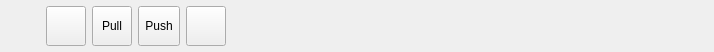
<?xml version="1.0" encoding="UTF-8"?>
<ui version="4.0">
 <class>Form</class>
 <widget class="QWidget" name="Form">
  <property name="geometry">
   <rect>
    <x>0</x>
    <y>0</y>
    <width>714</width>
    <height>52</height>
   </rect>
  </property>
  <property name="minimumSize">
   <size>
    <width>0</width>
    <height>52</height>
   </size>
  </property>
  <property name="windowTitle">
   <string>Form</string>
  </property>
  <layout class="QHBoxLayout" name="horizontalLayout">
   <property name="leftMargin">
    <number>6</number>
   </property>
   <property name="topMargin">
    <number>6</number>
   </property>
   <property name="rightMargin">
    <number>6</number>
   </property>
   <property name="bottomMargin">
    <number>6</number>
   </property>
   <item>
    <spacer name="horizontalSpacer">
     <property name="orientation">
      <enum>Qt::Horizontal</enum>
     </property>
     <property name="sizeType">
      <enum>QSizePolicy::Fixed</enum>
     </property>
     <property name="sizeHint" stdset="0">
      <size>
       <width>40</width>
       <height>20</height>
      </size>
     </property>
    </spacer>
   </item>
   <item>
    <widget class="QToolButton" name="toolButton">
     <property name="minimumSize">
      <size>
       <width>40</width>
       <height>40</height>
      </size>
     </property>
     <property name="text">
      <string/>
     </property>
    </widget>
   </item>
   <item>
    <widget class="QToolButton" name="toolButton_2">
     <property name="minimumSize">
      <size>
       <width>40</width>
       <height>40</height>
      </size>
     </property>
     <property name="text">
      <string>Pull</string>
     </property>
    </widget>
   </item>
   <item>
    <widget class="QToolButton" name="toolButton_3">
     <property name="minimumSize">
      <size>
       <width>40</width>
       <height>40</height>
      </size>
     </property>
     <property name="text">
      <string>Push</string>
     </property>
    </widget>
   </item>
   <item>
    <widget class="QToolButton" name="toolButton_4">
     <property name="minimumSize">
      <size>
       <width>40</width>
       <height>40</height>
      </size>
     </property>
     <property name="text">
      <string/>
     </property>
    </widget>
   </item>
   <item>
    <spacer name="horizontalSpacer_2">
     <property name="orientation">
      <enum>Qt::Horizontal</enum>
     </property>
     <property name="sizeHint" stdset="0">
      <size>
       <width>463</width>
       <height>20</height>
      </size>
     </property>
    </spacer>
   </item>
  </layout>
 </widget>
 <resources/>
 <connections/>
</ui>
